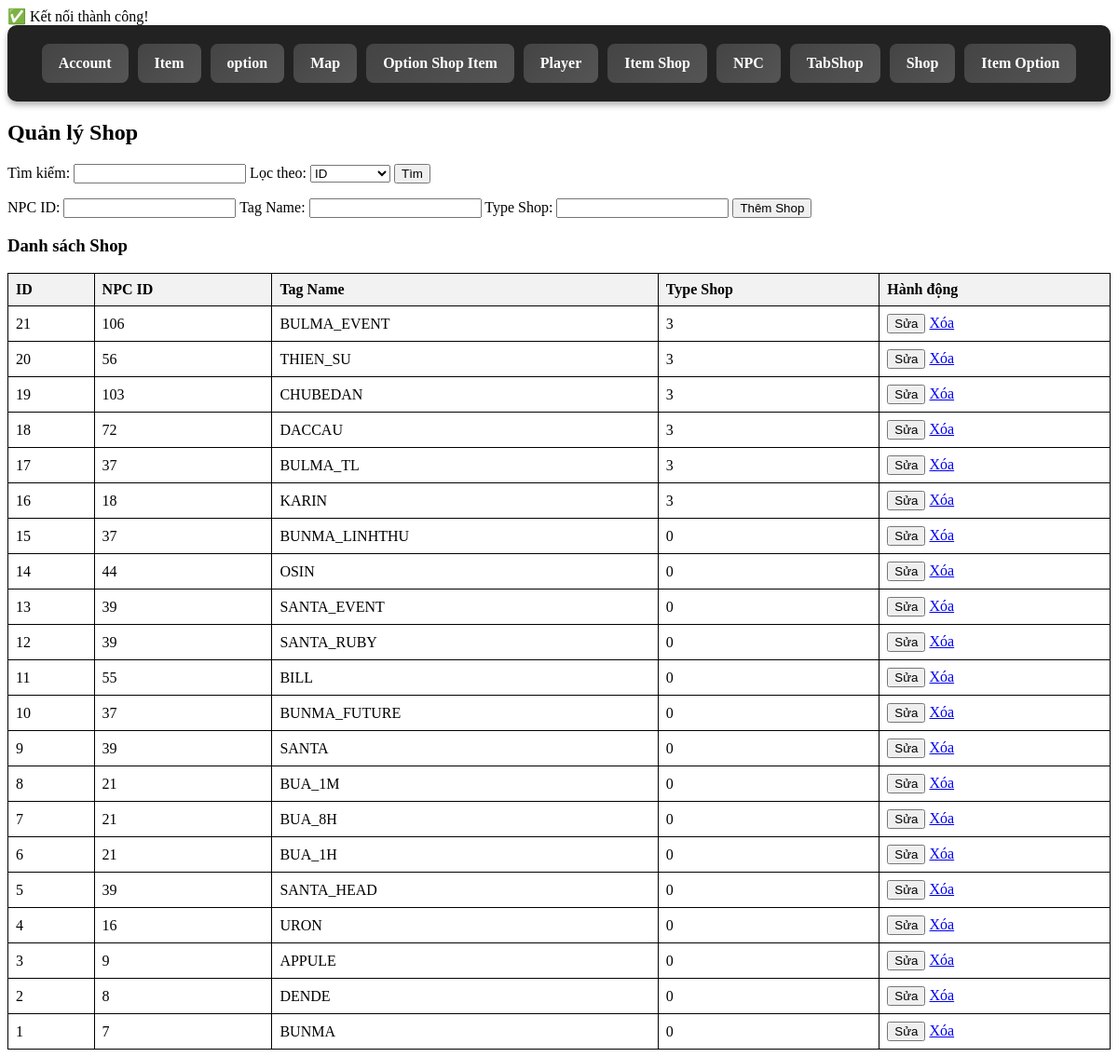
/vip/shop.php, run on the app's committed database.
### tables this page shows
CREATE TABLE `shop` (
  `id` int(11) NOT NULL,
  `npc_id` int(11) NOT NULL,
  `tag_name` varchar(50) DEFAULT NULL,
  `type_shop` int(11) DEFAULT NULL
);

### vip/shop.php (the view, shortened to what this page needs)
<?php
require_once "db_connect.php";
include_once "menu.php";
$search = isset($_GET['search']) ? trim($_GET['search']) : '';
$filter_by = isset($_GET['filter_by']) ? $_GET['filter_by'] : 'id';
if ($search) {
    $stmt = $conn->prepare("SELECT * FROM shop WHERE $filter_by LIKE ? ORDER BY id DESC");
    $stmt->execute(["%$search%"]);
    $shops = $stmt->fetchAll(PDO::FETCH_ASSOC);
} else {
    $shops = $conn->query("SELECT * FROM shop ORDER BY id DESC")->fetchAll(PDO::FETCH_ASSOC);
}
?>
<!DOCTYPE html>
<html lang="vi">
<head>
</head>
<body>
    <h2>Quản lý Shop</h2>
    <form method="GET">
        <label>Tìm kiếm: <input type="text" name="search" value="<?= isset($_GET['search']) ? htmlspecialchars($_GET['search']) : '' ?>"></label>
        <label for="filter_by">Lọc theo:</label>
        <select name="filter_by" id="filter_by">
            <option value="id" <?= isset($_GET['filter_by']) && $_GET['filter_by'] == 'id' ? 'selected' : '' ?>>ID</option>
        </select>
        <button type="submit">Tìm</button>
    </form>
    <form method="POST">
        <label>NPC ID: <input type="number" name="npc_id" id="npc_id" required></label>
        <label>Tag Name: <input type="text" name="tag_name" id="tag_name" required></label>
        <label>Type Shop: <input type="number" name="type_shop" id="type_shop" required></label>
        <button type="submit" name="add">Thêm Shop</button>
    </form>
    <h3>Danh sách Shop</h3>
    <table>
        <tr>
            <th>ID</th>
            <th>NPC ID</th>
            <th>Tag Name</th>
            <th>Type Shop</th>
            <th>Hành động</th>
        </tr>
        <?php foreach ($shops as $shop): ?>
            <tr>
                <td><?= $shop['id'] ?></td>
                <td><?= $shop['npc_id'] ?></td>
                <td><?= $shop['tag_name'] ?></td>
                <td><?= $shop['type_shop'] ?></td>
                <td>
                    <button onclick="editShop(<?= $shop['id'] ?>, <?= $shop['npc_id'] ?>, '<?= htmlspecialchars($shop['tag_name']) ?>', <?= $shop['type_shop'] ?>)">Sửa</button>
                    <a href="?delete=<?= $shop['id'] ?>" onclick="return confirm('Xác nhận xóa?');">Xóa</a>
                </td>
            </tr>
        <?php endforeach; ?>
    </table>
</body>
</html>

### vip/shop.php (style rules this page uses)
table { width: 100%; border-collapse: collapse; }
th, td { border: 1px solid black; padding: 8px; text-align: left; }
th { background-color: #f2f2f2; }

### data on the page
shop: id "21", npc "106", tag_name "BULMA_EVENT", type_shop "3"
shop: id "20", npc "56", tag_name "THIEN_SU", type_shop "3"
shop: id "19", npc "103", tag_name "CHUBEDAN", type_shop "3"
shop: id "18", npc "72", tag_name "DACCAU", type_shop "3"
shop: id "17", npc "37", tag_name "BULMA_TL", type_shop "3"
shop: id "16", npc "18", tag_name "KARIN", type_shop "3"
shop: id "15", npc "37", tag_name "BUNMA_LINHTHU", type_shop "0"
shop: id "14", npc "44", tag_name "OSIN", type_shop "0"
shop: id "13", npc "39", tag_name "SANTA_EVENT", type_shop "0"
shop: id "12", npc "39", tag_name "SANTA_RUBY", type_shop "0"
shop: id "11", npc "55", tag_name "BILL", type_shop "0"
shop: id "10", npc "37", tag_name "BUNMA_FUTURE", type_shop "0"
shop: id "9", npc "39", tag_name "SANTA", type_shop "0"
shop: id "8", npc "21", tag_name "BUA_1M", type_shop "0"
shop: id "7", npc "21", tag_name "BUA_8H", type_shop "0"
shop: id "6", npc "21", tag_name "BUA_1H", type_shop "0"
shop: id "5", npc "39", tag_name "SANTA_HEAD", type_shop "0"
shop: id "4", npc "16", tag_name "URON", type_shop "0"
shop: id "3", npc "9", tag_name "APPULE", type_shop "0"
shop: id "2", npc "8", tag_name "DENDE", type_shop "0"
shop: id "1", npc "7", tag_name "BUNMA", type_shop "0"
